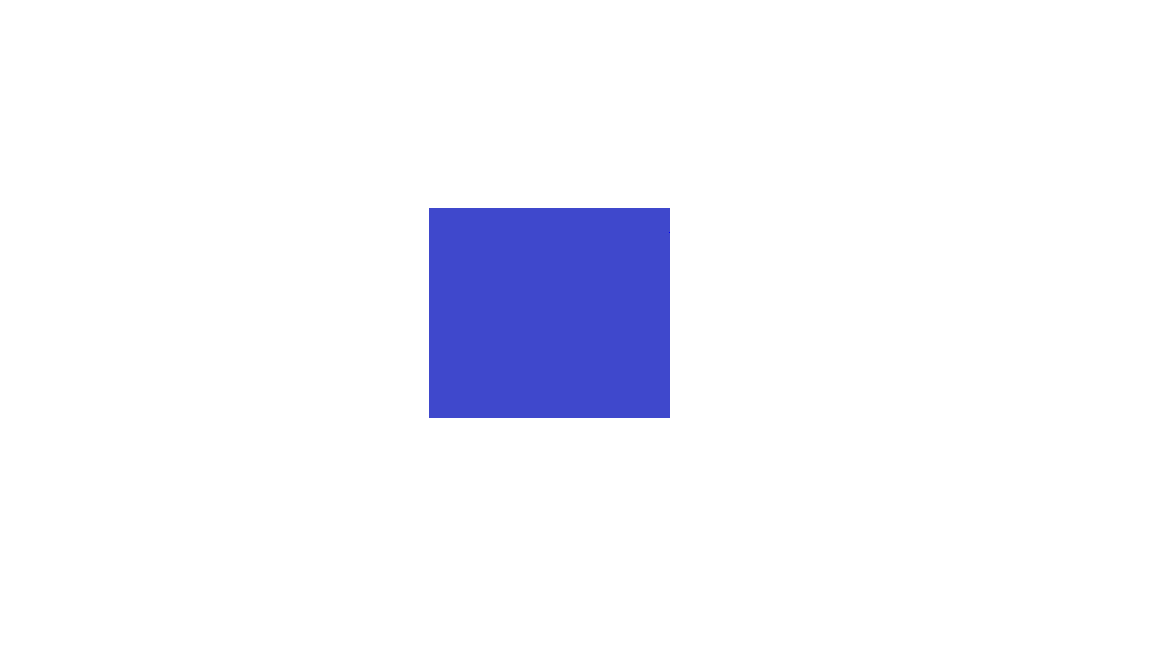
#> input picture Ödev2/elipsFiltre/kare.png, 1152 x 648 px
$ python main.py   (older library calls are emulated)
#> lines starting #> are read from the running program, lines starting #| are printed output that depends on the picture
import cv2
import numpy as np
import matplotlib.pyplot as plt

# Resmi yükle
image = cv2.imread('kare.png')
#> image is the input picture: shape (648, 1152, 3); mean B, G, R 251.5, 242.6, 242
gray_image = cv2.cvtColor(image, cv2.COLOR_BGR2GRAY)
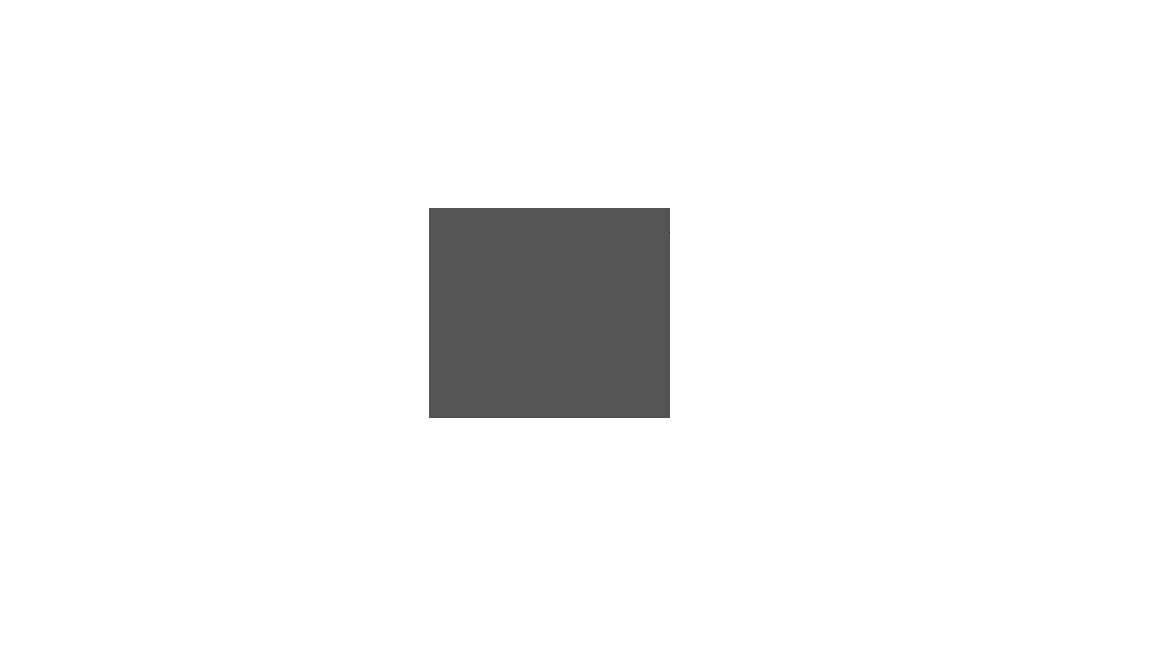
#> gray_image: shape (648, 1152); min 29, max 255, mean 243.4

# Yatay türev (Sobel)
sobel_horizontal = cv2.Sobel(gray_image, cv2.CV_64F, 1, 0, ksize=5)  # Yatay yön
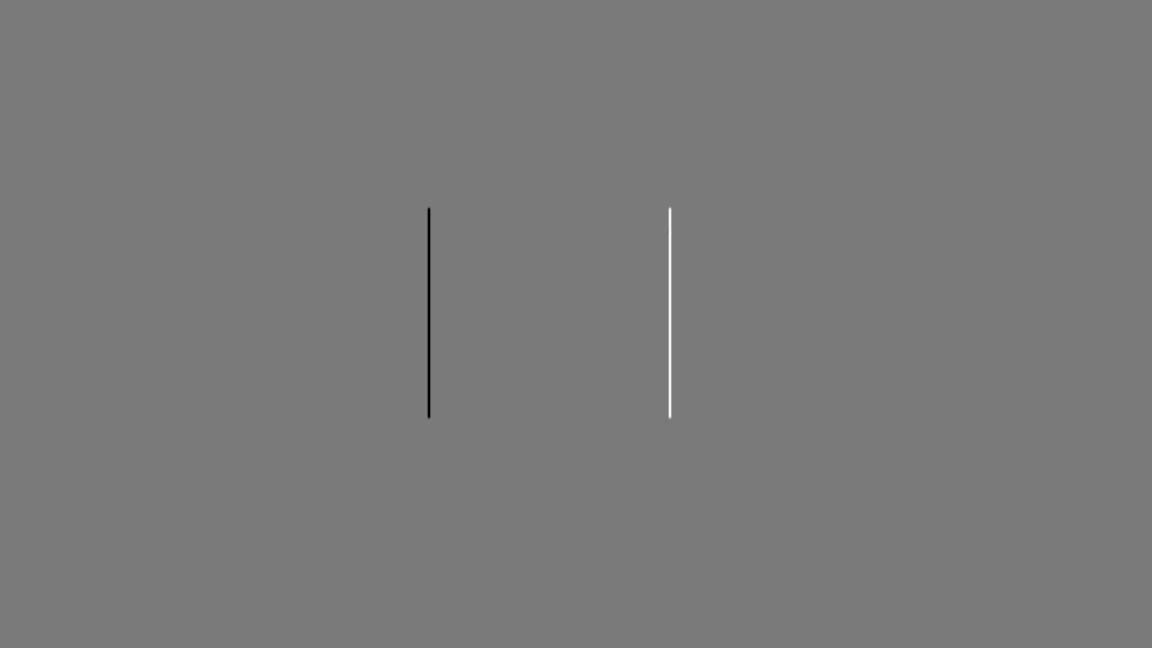
#> sobel_horizontal: shape (648, 1152) float64; min -8208, max 8868, mean 0; drawn with min black and max white
sobel_horizontal_abs = np.abs(sobel_horizontal)
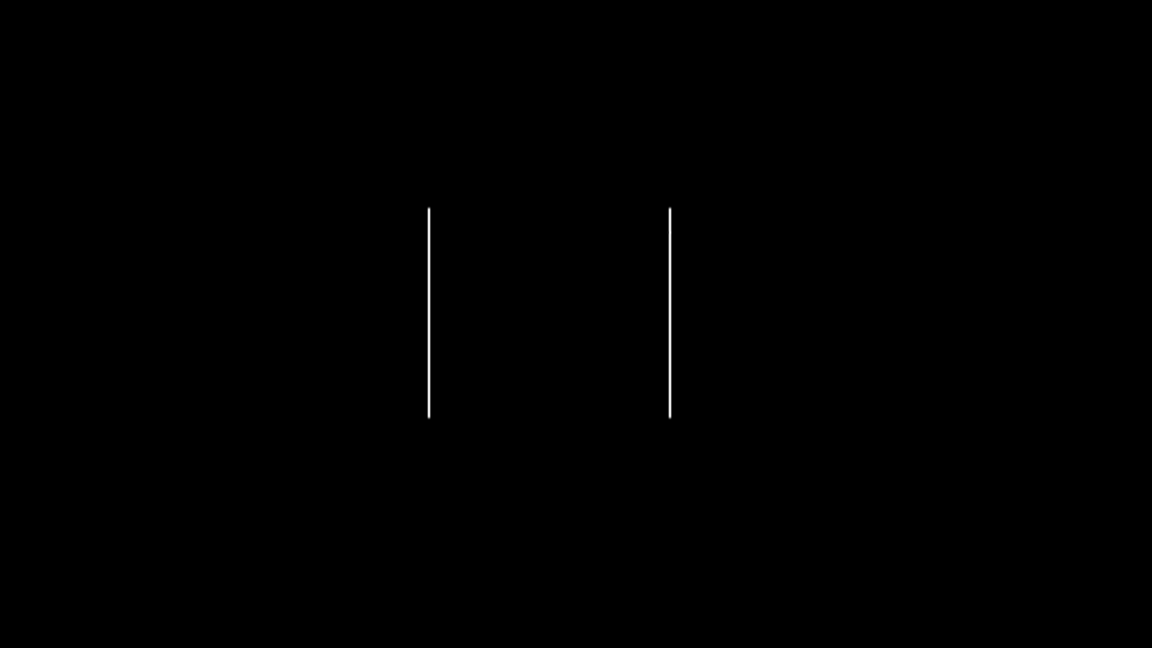
#> sobel_horizontal_abs: shape (648, 1152) float64; min 0, max 8868, mean 12.3; drawn with min black and max white

# Dikey türev (Sobel)
sobel_vertical = cv2.Sobel(gray_image, cv2.CV_64F, 0, 1, ksize=5)    # Dikey yön
sobel_vertical_abs = np.abs(sobel_vertical)

# Büyüklük hesaplama (magnitude)
magnitude = np.sqrt(np.square(sobel_horizontal) + np.square(sobel_vertical))
magnitude = np.uint8(np.clip(magnitude, 0, 255))  # Değerleri 0-255 arasında sınırla ve uint8'e çevir

# Görselleri yan yana gösterme
plt.figure(figsize=(20, 5))

# Orijinal kare resmi
plt.subplot(1, 4, 1)
plt.title("Orijinal Kare Resmi")
plt.imshow(cv2.cvtColor(image, cv2.COLOR_BGR2RGB))
plt.axis('off')

# Yatay kenar türevi
plt.subplot(1, 4, 2)
plt.title("Yatay Kenar Türevleri")
plt.imshow(sobel_horizontal_abs, cmap='gray')
plt.axis('off')

# Dikey kenar türevi
plt.subplot(1, 4, 3)
plt.title("Dikey Kenar Türevleri")
plt.imshow(sobel_vertical_abs, cmap='gray')
plt.axis('off')

# Büyüklük görüntüsü
plt.subplot(1, 4, 4)
plt.title("Kenar Büyüklüğü (Magnitude)")
plt.imshow(magnitude, cmap='gray')
plt.axis('off')

plt.show()
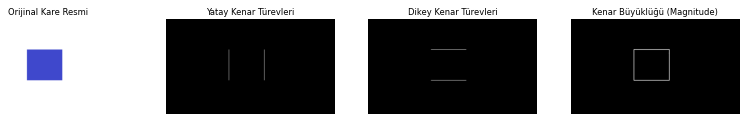
#> figure drawn by matplotlib, 4 panels
